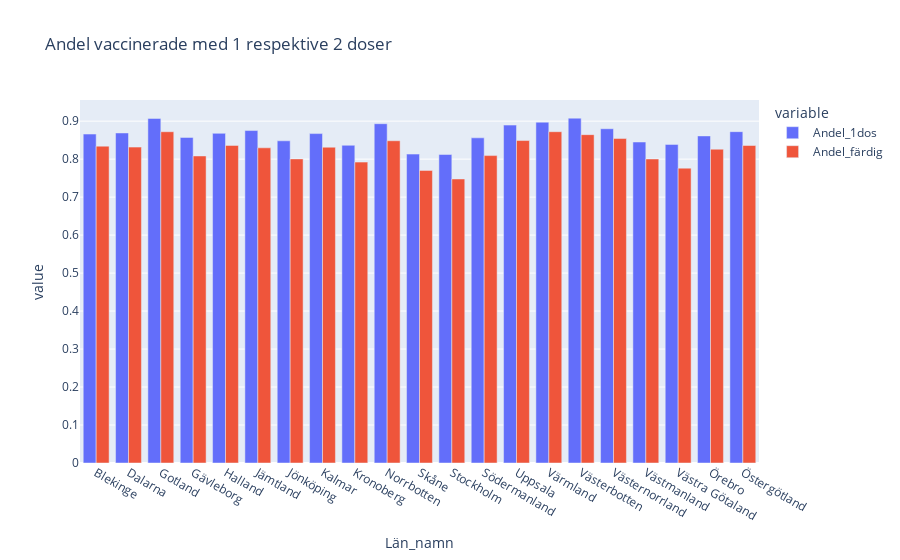

Notebook source saved alongside this figure:
### Code cell
## Uppgift 2e

#grupperar df per län så att alla kolumnvärden adderas per län
smittodata_v_r = smittodata_v_r.groupby("Län_namn").sum()

#Adderar nya kolumner med andel per län
smittodata_v_r["Andel_1dos"] = smittodata_v_r["Antal minst 1 dos"] / smittodata_v_r["Befolkning"]
smittodata_v_r["Andel_färdig"] = smittodata_v_r["Antal färdigvaccinerade"] / smittodata_v_r["Befolkning"]
smittodata_v_r.head()
# Plottar ut ovan.
fig1 = px.bar(smittodata_v_r, x= smittodata_v_r.index, y = ["Andel_1dos", "Andel_färdig"], title= "Andel vaccinerade med 1 respektive 2 doser", barmode = 'group')
fig1.show()
fig1.write_html("Visualiseringar/Andel_vaccinerade_län.html")

### Figure 1 — Plotly figure (JSON) as saved in the notebook; plotly's stock layout.template omitted (floating-point values rounded to 4 significant figures)
{"data": [{"alignmentgroup": "True", "hovertemplate": "variable=Andel_1dos<br>Län_namn=%{x}<br>value=%{y}<extra></extra>", "legendgroup": "Andel_1dos", "marker": {"color": "#636efa", "pattern": {"shape": ""}}, "name": "Andel_1dos", "offsetgroup": "Andel_1dos", "orientation": "v", "showlegend": true, "textposition": "auto", "type": "bar", "x": ["Blekinge", "Dalarna", "Gotland", "Gävleborg", "Halland", "Jämtland", "Jönköping", "Kalmar", "Kronoberg", "Norrbotten", "Skåne", "Stockholm", "Södermanland", "Uppsala", "Värmland", "Västerbotten", "Västernorrland", "Västmanland", "Västra Götaland", "Örebro", "Östergötland"], "xaxis": "x", "y": [0.866, 0.8689, 0.9072, 0.8572, 0.8679, 0.8752, 0.8483, 0.8673, 0.8364, 0.8933, 0.8133, 0.8122, 0.8561, 0.8896, 0.8973, 0.9079, 0.88, 0.8451, 0.8388, 0.8611, 0.8723], "yaxis": "y"}, {"alignmentgroup": "True", "hovertemplate": "variable=Andel_färdig<br>Län_namn=%{x}<br>value=%{y}<extra></extra>", "legendgroup": "Andel_färdig", "marker": {"color": "#EF553B", "pattern": {"shape": ""}}, "name": "Andel_färdig", "offsetgroup": "Andel_färdig", "orientation": "v", "showlegend": true, "textposition": "auto", "type": "bar", "x": ["Blekinge", "Dalarna", "Gotland", "Gävleborg", "Halland", "Jämtland", "Jönköping", "Kalmar", "Kronoberg", "Norrbotten", "Skåne", "Stockholm", "Södermanland", "Uppsala", "Värmland", "Västerbotten", "Västernorrland", "Västmanland", "Västra Götaland", "Örebro", "Östergötland"], "xaxis": "x", "y": [0.8342, 0.8316, 0.8721, 0.8084, 0.8361, 0.8298, 0.8006, 0.8314, 0.7921, 0.8484, 0.7704, 0.7478, 0.8094, 0.8489, 0.8722, 0.8644, 0.8542, 0.8004, 0.7763, 0.8262, 0.8359], "yaxis": "y"}], "layout": {"barmode": "group", "legend": {"title": {"text": "variable"}, "tracegroupgap": 0}, "title": {"text": "Andel vaccinerade med 1 respektive 2 doser"}, "xaxis": {"anchor": "y", "domain": [0, 1], "title": {"text": "Län_namn"}}, "yaxis": {"anchor": "x", "domain": [0, 1], "title": {"text": "value"}}}}
